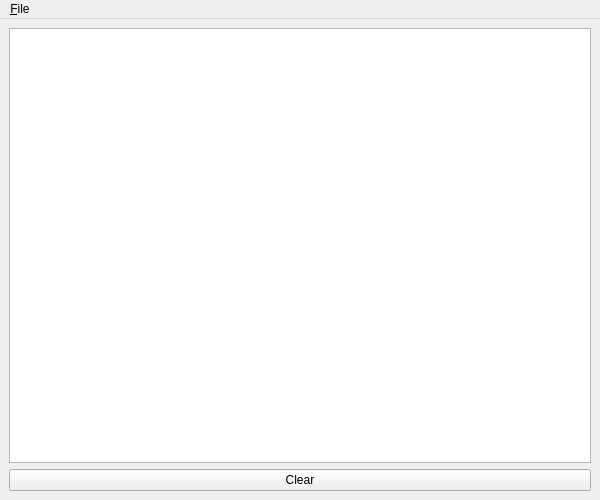
<?xml version="1.0" encoding="UTF-8"?>
<ui version="4.0">
 <class>MainWindow</class>
 <widget class="QMainWindow" name="MainWindow">
  <property name="geometry">
   <rect>
    <x>0</x>
    <y>0</y>
    <width>600</width>
    <height>500</height>
   </rect>
  </property>
  <property name="windowTitle">
   <string>DnD Info</string>
  </property>
  <widget class="QWidget" name="centralwidget">
   <layout class="QVBoxLayout" name="verticalLayout">
    <item>
     <widget class="QPlainTextEdit" name="edt"/>
    </item>
    <item>
     <widget class="QPushButton" name="btnClear">
      <property name="text">
       <string>Clear</string>
      </property>
     </widget>
    </item>
   </layout>
  </widget>
  <widget class="QMenuBar" name="menubar">
   <property name="geometry">
    <rect>
     <x>0</x>
     <y>0</y>
     <width>600</width>
     <height>20</height>
    </rect>
   </property>
   <widget class="QMenu" name="menu_File">
    <property name="title">
     <string>&amp;File</string>
    </property>
    <addaction name="action_Quit"/>
   </widget>
   <addaction name="menu_File"/>
  </widget>
  <action name="action_Quit">
   <property name="text">
    <string>&amp;Quit</string>
   </property>
   <property name="shortcut">
    <string>Ctrl+Q</string>
   </property>
  </action>
 </widget>
 <resources/>
 <connections>
  <connection>
   <sender>action_Quit</sender>
   <signal>triggered()</signal>
   <receiver>MainWindow</receiver>
   <slot>close()</slot>
   <hints>
    <hint type="sourcelabel">
     <x>-1</x>
     <y>-1</y>
    </hint>
    <hint type="destinationlabel">
     <x>399</x>
     <y>299</y>
    </hint>
   </hints>
  </connection>
  <connection>
   <sender>btnClear</sender>
   <signal>clicked()</signal>
   <receiver>edt</receiver>
   <slot>clear()</slot>
   <hints>
    <hint type="sourcelabel">
     <x>399</x>
     <y>557</y>
    </hint>
    <hint type="destinationlabel">
     <x>399</x>
     <y>284</y>
    </hint>
   </hints>
  </connection>
 </connections>
</ui>
